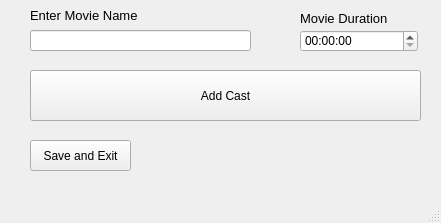
<?xml version="1.0" encoding="UTF-8"?>
<ui version="4.0">
 <class>enterMovieWindow</class>
 <widget class="QMainWindow" name="enterMovieWindow">
  <property name="geometry">
   <rect>
    <x>0</x>
    <y>0</y>
    <width>441</width>
    <height>223</height>
   </rect>
  </property>
  <property name="windowTitle">
   <string>MainWindow</string>
  </property>
  <widget class="QWidget" name="centralwidget">
   <widget class="QLabel" name="movieName">
    <property name="geometry">
     <rect>
      <x>30</x>
      <y>0</y>
      <width>111</width>
      <height>31</height>
     </rect>
    </property>
    <property name="font">
     <font>
      <pointsize>10</pointsize>
     </font>
    </property>
    <property name="text">
     <string>Enter Movie Name</string>
    </property>
   </widget>
   <widget class="QLineEdit" name="movieNameInput">
    <property name="geometry">
     <rect>
      <x>30</x>
      <y>30</y>
      <width>221</width>
      <height>21</height>
     </rect>
    </property>
   </widget>
   <widget class="QPushButton" name="AddCast">
    <property name="geometry">
     <rect>
      <x>30</x>
      <y>70</y>
      <width>391</width>
      <height>51</height>
     </rect>
    </property>
    <property name="text">
     <string>Add Cast</string>
    </property>
   </widget>
   <widget class="QPushButton" name="SaveData">
    <property name="geometry">
     <rect>
      <x>30</x>
      <y>140</y>
      <width>101</width>
      <height>31</height>
     </rect>
    </property>
    <property name="text">
     <string>Save and Exit</string>
    </property>
   </widget>
   <widget class="QLabel" name="MovieDurationLabel">
    <property name="geometry">
     <rect>
      <x>300</x>
      <y>10</y>
      <width>111</width>
      <height>16</height>
     </rect>
    </property>
    <property name="font">
     <font>
      <pointsize>10</pointsize>
     </font>
    </property>
    <property name="text">
     <string>Movie Duration</string>
    </property>
   </widget>
   <widget class="QTimeEdit" name="MovieDurationInput">
    <property name="geometry">
     <rect>
      <x>300</x>
      <y>30</y>
      <width>118</width>
      <height>22</height>
     </rect>
    </property>
    <property name="displayFormat">
     <string>HH:mm:ss</string>
    </property>
   </widget>
  </widget>
  <widget class="QStatusBar" name="statusbar"/>
 </widget>
 <resources/>
 <connections/>
</ui>
